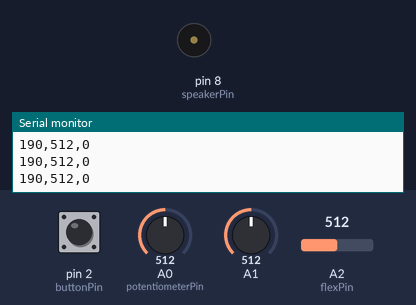
A sketch run on a simulated Arduino Uno, built with avr-gcc and run on an emulated ATmega328P. Shown: buzzer (waves = sounding), the last lines printed to the serial monitor. Inputs (shaded band) come from the test bench; at power-on: pin 2 (buttonPin) HIGH, A0 (potentiometerPin) = 512, A1 = 512, A2 (flexPin) = 512.

Above: at 1.2 s.
1.3 s: pin 2 (buttonPin) pulled LOW for 0.15 s
At 1.56 s:
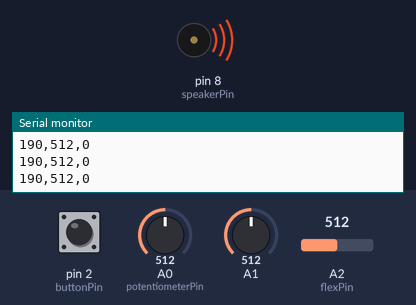
3.1 s: A0 (potentiometerPin) set to 716
4.6 s: A1 set to 716
6.1 s: A2 (flexPin) set to 716
7.6 s: A0 (potentiometerPin) set to 900
9.1 s: A2 (flexPin) set to 900
Timing chart, 0 to 11.6 s (numbered marks = the images above; inputs shaded):
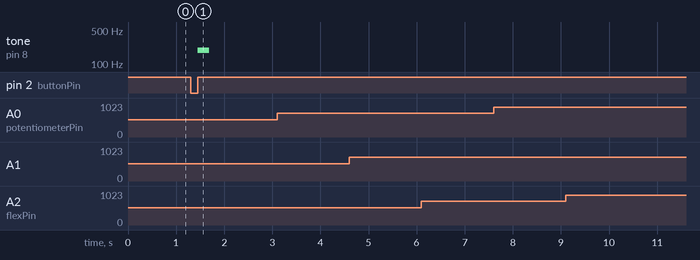

The sketch:

sensortest.ino
```cpp
#include "pitches.h"
#include "arduinoFFT.h"

#define SAMPLES 128             //SAMPLES-pt FFT. Must be a base 2 number. Max 128 for Arduino Uno.
#define SAMPLING_FREQUENCY 2048 //Ts = Based on Nyquist, must be 2 times the highest expected frequency.

arduinoFFT FFT = arduinoFFT();

const int buttonPin = 2;
const int speakerPin = 8;
const int potentiometerPin = A0;
const int flexPin = A2;

int noteDuration = 1000;
int flexValue;
int potentiometerValue;
int frequency;
int buttonState;

unsigned int samplingPeriod;
unsigned long microSeconds;

double vReal[SAMPLES]; //create vector of size SAMPLES to hold real values
double vImag[SAMPLES]; //create vector of size SAMPLES to hold imaginary values


void setup() {
  Serial.begin(115200);
  pinMode(buttonPin, INPUT);
  pinMode(speakerPin, OUTPUT);
  samplingPeriod = round(1000000*(1.0/SAMPLING_FREQUENCY)); //Period in microseconds
}

void loop() {
  potentiometerValue = analogRead(potentiometerPin);
  // voice frequency adult male 85-155 Hz, adult female 165-255 Hz
  // speaker produce 80-300 Hz sound
  frequency = map(potentiometerValue, 0, 1023,80,300);
  Serial.print(frequency);
  Serial.print(",");

  buttonState = digitalRead(buttonPin);
  if (buttonState == LOW)
  {
    tone(speakerPin, frequency, noteDuration);
  }
  else
  {
    noTone(speakerPin);
  }

  flexValue =  analogRead(A2);
  Serial.print(flexValue);
  Serial.print(",");

      /*Sample SAMPLES times*/
    for(int i=0; i<SAMPLES; i++)
    {
        microSeconds = micros();    //Returns the number of microseconds since the Arduino board began running the current script.

        vReal[i] = analogRead(A1); //Reads the value from analog pin 0 (A0), quantize it and save it as a real term.
        vImag[i] = 0; //Makes imaginary term 0 always

        /*remaining wait time between samples if necessary*/
        while(micros() < (microSeconds + samplingPeriod))
        {
          //do nothing
        }
    }

    /*Perform FFT on samples*/
    FFT.Windowing(vReal, SAMPLES, FFT_WIN_TYP_HAMMING, FFT_FORWARD);
    FFT.Compute(vReal, vImag, SAMPLES, FFT_FORWARD);
    FFT.ComplexToMagnitude(vReal, vImag, SAMPLES);

    /*Find peak frequency and print peak*/
    double peak = FFT.MajorPeak(vReal, SAMPLES, SAMPLING_FREQUENCY);
    if(peak>80 && peak<300){
      Serial.println(peak);     //Print out the most dominant frequency.
    }
    else
    {
      Serial.println(0);
      }

}
```

Measured:
- after the input at 1.3 s, tone on pin 8 (speakerPin): silent → 190 Hz after 0.15 s, → silent 0.24 s later
